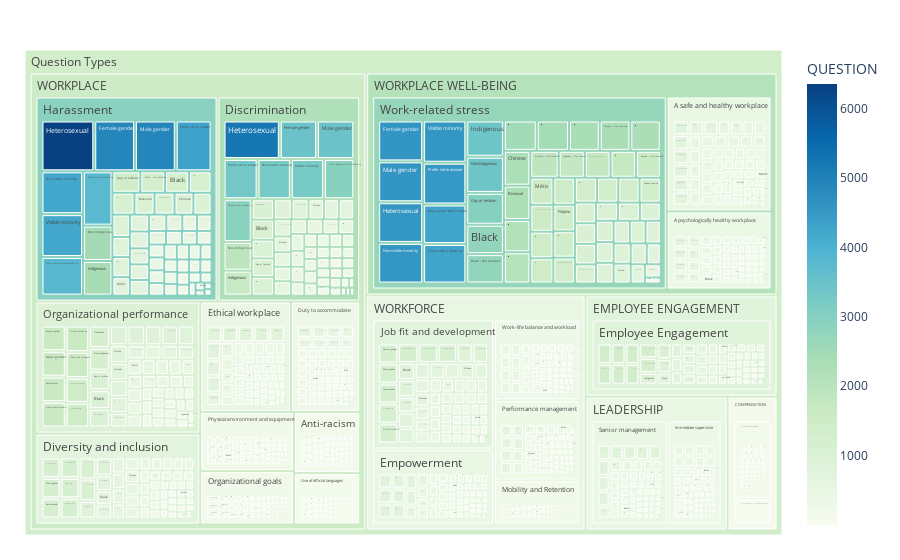

This figure's notebook cell:
### Code cell
# Number of questions by each demogoraphic group sorted by Indicatior and SubIndicator
fig = px.treemap(df_tree_map, path=[px.Constant("Question Types"), 'INDICATORENG', 'SUBINDICATORENG','DESCRIP_E'], values='QUESTION', color='QUESTION'
                                    ,color_continuous_scale='GnBu')
fig.update_layout(margin = dict(t=50, l=25, r=25, b=25))
fig.show()

### Figure 1 — Plotly figure (JSON) as saved in the notebook; plotly's stock layout.template omitted (floating-point values rounded to 4 significant figures; data arrays with more than 128 entries replaced by an {"elided": "..."} marker saying what was removed)
{"data": [{"branchvalues": "total", "customdata": {"elided": "1387x1 float values"}, "domain": {"x": [0, 1], "y": [0, 1]}, "hovertemplate": "labels=%{label}<br>QUESTION_sum=%{value}<br>parent=%{parent}<br>id=%{id}<br>QUESTION=%{color}<extra></extra>", "ids": {"elided": "1387 str values"}, "labels": {"elided": "1387 str values"}, "marker": {"coloraxis": "coloraxis", "colors": {"elided": "1387 float values"}}, "name": "", "parents": {"elided": "1387 str values"}, "type": "treemap", "values": {"elided": "1387 int values"}}], "layout": {"coloraxis": {"colorbar": {"title": {"text": "QUESTION"}}, "colorscale": [[0, "rgb(247,252,240)"], [0.125, "rgb(224,243,219)"], [0.25, "rgb(204,235,197)"], [0.375, "rgb(168,221,181)"], [0.5, "rgb(123,204,196)"], [0.625, "rgb(78,179,211)"], [0.75, "rgb(43,140,190)"], [0.875, "rgb(8,104,172)"], [1, "rgb(8,64,129)"]]}, "legend": {"tracegroupgap": 0}, "margin": {"b": 25, "l": 25, "r": 25, "t": 50}}}
